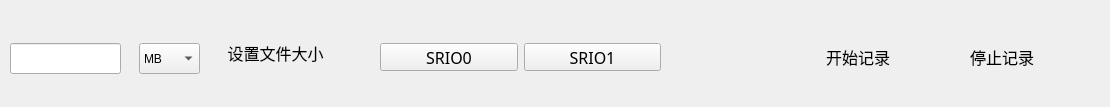
      <widget class="QWidget" name="tab">
       <attribute name="title">
        <string>记录</string>
       </attribute>
       <widget class="QWidget" name="layoutWidget">
        <property name="geometry">
         <rect>
          <x>380</x>
          <y>17</y>
          <width>281</width>
          <height>81</height>
         </rect>
        </property>
        <layout class="QHBoxLayout" name="horizontalLayout_2">
         <item>
          <widget class="QPushButton" name="chkRec_A">
           <property name="minimumSize">
            <size>
             <width>60</width>
             <height>28</height>
            </size>
           </property>
           <property name="maximumSize">
            <size>
             <width>16777215</width>
             <height>28</height>
            </size>
           </property>
           <property name="font">
            <font>
             <family>宋体</family>
             <pointsize>12</pointsize>
            </font>
           </property>
           <property name="text">
            <string>SRIO0</string>
           </property>
           <property name="icon">
            <iconset resource="icon.qrc">
             <normaloff>:/png/png/cross-128.png</normaloff>
             <normalon>:/png/png/checkmark-128.png</normalon>:/png/png/cross-128.png</iconset>
           </property>
           <property name="iconSize">
            <size>
             <width>24</width>
             <height>24</height>
            </size>
           </property>
           <property name="checkable">
            <bool>true</bool>
           </property>
           <property name="flat">
            <bool>false</bool>
           </property>
          </widget>
         </item>
         <item>
          <widget class="QPushButton" name="chkRec_B">
           <property name="minimumSize">
            <size>
             <width>60</width>
             <height>28</height>
            </size>
           </property>
           <property name="maximumSize">
            <size>
             <width>16777215</width>
             <height>28</height>
            </size>
           </property>
           <property name="font">
            <font>
             <family>宋体</family>
             <pointsize>12</pointsize>
            </font>
           </property>
           <property name="text">
            <string>SRIO1</string>
           </property>
           <property name="icon">
            <iconset resource="icon.qrc">
             <normaloff>:/png/png/cross-128.png</normaloff>
             <normalon>:/png/png/checkmark-128.png</normalon>:/png/png/cross-128.png</iconset>
           </property>
           <property name="iconSize">
            <size>
             <width>24</width>
             <height>24</height>
            </size>
           </property>
           <property name="checkable">
            <bool>true</bool>
           </property>
           <property name="flat">
            <bool>false</bool>
           </property>
          </widget>
         </item>
        </layout>
       </widget>
       <widget class="QWidget" name="layoutWidget">
        <property name="geometry">
         <rect>
          <x>760</x>
          <y>17</y>
          <width>341</width>
          <height>81</height>
         </rect>
        </property>
        <layout class="QHBoxLayout" name="horizontalLayout_11">
         <item>
          <widget class="QToolButton" name="PbRec">
           <property name="minimumSize">
            <size>
             <width>64</width>
             <height>64</height>
            </size>
           </property>
           <property name="font">
            <font>
             <family>宋体</family>
             <pointsize>12</pointsize>
            </font>
           </property>
           <property name="cursor">
            <cursorShape>PointingHandCursor</cursorShape>
           </property>
           <property name="styleSheet">
            <string notr="true">color: rgb(0, 0, 0);</string>
           </property>
           <property name="text">
            <string>开始记录</string>
           </property>
           <property name="icon">
            <iconset resource="icon.qrc">
             <normaloff>:/png/png/record-128.png</normaloff>:/png/png/record-128.png</iconset>
           </property>
           <property name="iconSize">
            <size>
             <width>40</width>
             <height>40</height>
            </size>
           </property>
           <property name="checkable">
            <bool>false</bool>
           </property>
           <property name="toolButtonStyle">
            <enum>Qt::ToolButtonTextUnderIcon</enum>
           </property>
           <property name="autoRaise">
            <bool>true</bool>
           </property>
          </widget>
         </item>
         <item>
          <widget class="QToolButton" name="PbRecStop">
           <property name="minimumSize">
            <size>
             <width>64</width>
             <height>64</height>
            </size>
           </property>
           <property name="font">
            <font>
             <family>宋体</family>
             <pointsize>12</pointsize>
            </font>
           </property>
           <property name="cursor">
            <cursorShape>PointingHandCursor</cursorShape>
           </property>
           <property name="styleSheet">
            <string notr="true">color: rgb(0, 0, 0);</string>
           </property>
           <property name="text">
            <string>停止记录</string>
           </property>
           <property name="icon">
            <iconset resource="icon.qrc">
             <normaloff>:/png/png/stop-128.png</normaloff>:/png/png/stop-128.png</iconset>
           </property>
           <property name="iconSize">
            <size>
             <width>40</width>
             <height>40</height>
            </size>
           </property>
           <property name="checkable">
            <bool>false</bool>
           </property>
           <property name="toolButtonStyle">
            <enum>Qt::ToolButtonTextUnderIcon</enum>
           </property>
           <property name="autoRaise">
            <bool>true</bool>
           </property>
          </widget>
         </item>
        </layout>
       </widget>
       <widget class="QLineEdit" name="filesz">
        <property name="geometry">
         <rect>
          <x>10</x>
          <y>43</y>
          <width>111</width>
          <height>31</height>
         </rect>
        </property>
       </widget>
       <widget class="QComboBox" name="szlogo">
        <property name="geometry">
         <rect>
          <x>139</x>
          <y>43</y>
          <width>61</width>
          <height>31</height>
         </rect>
        </property>
        <item>
         <property name="text">
          <string>MB</string>
         </property>
        </item>
        <item>
         <property name="text">
          <string>GB</string>
         </property>
        </item>
       </widget>
       <widget class="QToolButton" name="SetFilesz">
        <property name="geometry">
         <rect>
          <x>220</x>
          <y>20</y>
          <width>111</width>
          <height>66</height>
         </rect>
        </property>
        <property name="minimumSize">
         <size>
          <width>64</width>
          <height>64</height>
         </size>
        </property>
        <property name="font">
         <font>
          <family>宋体</family>
          <pointsize>12</pointsize>
         </font>
        </property>
        <property name="cursor">
         <cursorShape>PointingHandCursor</cursorShape>
        </property>
        <property name="styleSheet">
         <string notr="true">color: rgb(0, 0, 0);</string>
        </property>
        <property name="text">
         <string>设置文件大小</string>
        </property>
        <property name="icon">
         <iconset resource="icon.qrc">
          <normaloff>:/ico/png/geo_fence-128.png</normaloff>:/ico/png/geo_fence-128.png</iconset>
        </property>
        <property name="iconSize">
         <size>
          <width>40</width>
          <height>40</height>
         </size>
        </property>
        <property name="checkable">
         <bool>false</bool>
        </property>
        <property name="toolButtonStyle">
         <enum>Qt::ToolButtonTextUnderIcon</enum>
        </property>
        <property name="autoRaise">
         <bool>true</bool>
        </property>
       </widget>
      </widget>
